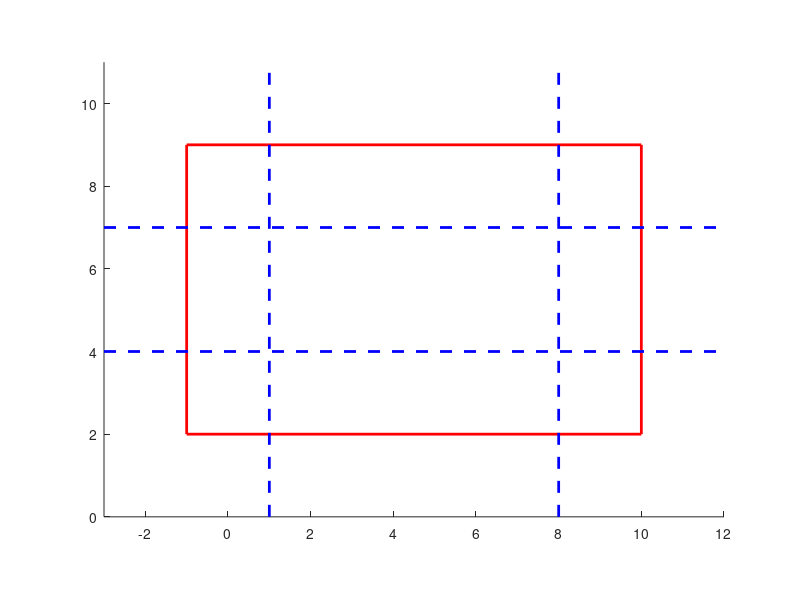

Recreate this plot in MATLAB. (Note: this script raises an error after producing the figure.)
clear all
close all

left  = -1;
right = 10;
top = 9;
bottom = 2;

figure
hold on

R = 2;

axis equal
xlim([left-R,right+R])
ylim([bottom-R,top+R])

plot([left right],[top top],'Color','r','LineWidth',2)
plot([left right],[bottom bottom],'Color','r','LineWidth',2)
plot([left left],[top bottom],'Color','r','LineWidth',2)
plot([right right],[top bottom],'Color','r','LineWidth',2)

plot([left+R left+R],ylim(gca),'Color','b','LineWidth',2,'LineStyle','--')
plot([right-R right-R],ylim(gca),'Color','b','LineWidth',2,'LineStyle','--')
plot(xlim(gca),[top-R,top-R],'Color','b','LineWidth',2,'LineStyle','--')
plot(xlim(gca),[bottom+R,bottom+R],'Color','b','LineWidth',2,'LineStyle','--')


% SW
% y10 = left - 0.32*R;
% y20 = bottom - 0.5*R;

% NW
% y10 = left - 0.2*R;
% y20 = top + 0.5*R;

% NE
% y10 = right + 0.17*R;
% y20 = top + 0.4*R;

% SE
% y10 = right + 0.17*R;
% y20 = bottom - 0.1*R;

% SWin
% y10 = left + 0.32*R;
% y20 = bottom + 0.5*R;

% NWin
% y10 = left + 0.2*R;
% y20 = top - 0.5*R;

% NEin
% y10 = right - 0.17*R;
% y20 = top - 0.4*R;

% SEin
% y10 = right - 0.17*R;
% y20 = bottom + 0.1*R;

% SW double cut
% y10 = left + 0.95*R;
% y20 = bottom + 0.92*R;

% NW double cut
% y10 = left + 0.95*R;
% y20 = top - 0.92*R;

% NE double cut
% y10 = right - 0.95*R;
% y20 = top - 0.92*R;

% SE double cut
% y10 = right - 0.95*R;
% y20 = bottom + 0.92*R;

while(true)

[y10,y20] = ginput(1);

scatter(y10,y20,'b');
hold on
centralX = ( (y10 >= left + R) && (y10 <= right-R) );
centralY = ( (y20 >= bottom + R) && (y20 <= top-R) );
topY     = (y20 <= top + R) && (y20 >= top - R);
bottomY  = (y20 <= bottom + R) && (y20 >= bottom - R);
leftX    = (y10 <= left + R) && (y10 >= left - R);
rightX  = (y10 <= right + R) && (y10 >= right - R);

topIn  = (y20 <= top) && (y20 > top - R);
topOut = (y20 <= top + R) && (y20 > top); 

bottomIn  = (y20 < bottom + R) && (y20 >= bottom);
bottomOut = (y20 < bottom ) && (y20 >= bottom - R);

leftIn   = (y10 < left + R) && (y10 >= left);
leftOut  = (y10 < left) && (y10 >= left - R);

rightIn  = (y10 <= right) && (y10 > right - R);
rightOut = (y10 <= right + R) && (y10 > right);

containsNW = ( (y10-left)^2 + (y20-top)^2 < R^2);
containsNE = ( (y10-right)^2 + (y20-top)^2 < R^2);
containsSE = ( (y10-right)^2 + (y20-bottom)^2 < R^2);
containsSW = ( (y10-left)^2 + (y20-bottom)^2 < R^2);


Nin  = topIn && centralX;
Nout = topOut && (centralX || (leftIn && ~containsNW) || (rightIn && ~containsNE) );

Sin  = bottomIn && centralX;
Sout = bottomOut && (centralX || (leftIn &&~containsSW) || (rightIn && ~containsSE) );

Ein  = rightIn && centralY;
Eout = rightOut && (centralY || (topIn && ~containsNE) || (bottomIn && ~containsSE) );

Win  = leftIn && centralY;
Wout = leftOut && (centralY || (topIn && ~containsNW) || (bottomIn && ~containsSW) );


central = centralX && centralY;

NWw = containsNW;
NEw = containsNE;
SWw = containsSW;
SEw = containsSE;

NWwo = leftIn && topIn && ~containsNW;
NEwo = rightIn && topIn && ~containsNE;
SWwo = leftIn && bottomIn && ~containsSW;
SEwo = rightIn && bottomIn && ~containsSE;

corner = (NWw || NEw || SEw || SWw);

doubleCut = (NWwo || NEwo || SEwo || SWwo);

edgeIn = (Nin || Sin || Ein || Win);
edgeOut = (Nout || Sout || Eout || Wout);

if(central)
    shape.N = [20;20];
    shape.R = R;
    area = Disc(shape);

elseif(corner)
    shape.NT = [10;10];
    shape.NS = [20;20];
    shape.Origin = [y10;y20];
    shape.R = R;
    
    if(SWw)
        shape.Corner = 'SW';
        shape.CornerPos = [left;bottom];
    elseif(NWw)
        shape.Corner = 'NW';
        shape.CornerPos = [left;top];
    elseif(NEw)
        shape.Corner = 'NE';
        shape.CornerPos = [right;top];
    elseif(SEw)
        shape.Corner = 'SE';
        shape.CornerPos = [right;bottom];
    end
    
    area = CornerDisc(shape);
    
elseif(doubleCut)
    shape.NT = [10;10];
    shape.NW = [20;20];

    shape.Origin = [y10;y20];
    shape.R = R;
    
    if(SWwo)
        shape.Corner = 'SW';
        shape.CornerPos = [left;bottom];
    elseif(NWwo)
        shape.Corner = 'NW';
        shape.CornerPos = [left;top];
    elseif(NEwo)
        shape.Corner = 'NE';
        shape.CornerPos = [right;top];
    elseif(SEwo)
        shape.Corner = 'SE';
        shape.CornerPos = [right;bottom];
    end
    
    area = DoubleCutDisc(shape);

    
elseif(edgeIn)
    shape.NW = [20;20];
    shape.NT = [10;10];
    shape.R  = R;
    shape.Origin = [y10;y20];
    if(Sin)
        shape.h = y20 - bottom;
        shape.WallPos = 'S';
    elseif(Nin)
        shape.h = top - y20;
        shape.WallPos = 'N';
    elseif(Ein)
        shape.h = right - y10;
        shape.WallPos = 'E';
    elseif(Win)
        shape.h = y10 - left;
        shape.WallPos = 'W';
    end
    area = BigSegmentNSEW(shape); 

elseif(edgeOut)
    shape.N = [20;20];
    shape.R = R;
    shape.Origin = [y10;y20];
    if(Sout)
        shape.h = bottom - y20;
        shape.WallPos = 'S';
    elseif(Nout)
        shape.h = y20 - top;
        shape.WallPos = 'N';
    elseif(Eout)
        shape.h = y10 - right;
        shape.WallPos = 'E';
    elseif(Wout)
        shape.h = left - y10;
        shape.WallPos = 'W';
    end
    area = SegmentNSEW(shape); 
else
    
    area = [];
end

shapeD.N = [20;20];
shapeD.R = R;
areaD = Disc(shapeD);

if(~isempty(area))
    dataDisk.pts       = area.GetCartPts();           
    %dataDisk.ptsPolLoc = Cart2PolPts(dataDisk.pts);
    
    if(central)
        dataDisk.pts.y1_kv = dataDisk.pts.y1_kv + y10;
        dataDisk.pts.y2_kv = dataDisk.pts.y2_kv + y20;
    end
    
    fullDisk.pts = areaD.GetCartPts();
    fullDisk.pts.y1_kv = fullDisk.pts.y1_kv + y10;
    fullDisk.pts.y2_kv = fullDisk.pts.y2_kv + y20;
    
    scatter(fullDisk.pts.y1_kv,fullDisk.pts.y2_kv,'b');
    hold on;
    scatter(dataDisk.pts.y1_kv,dataDisk.pts.y2_kv,'r');
    
end

end